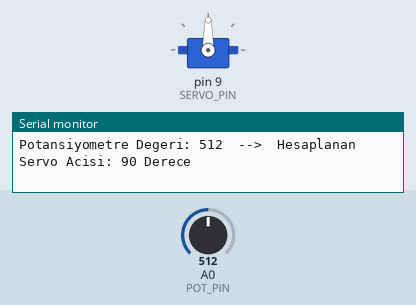
A sketch run on a simulated Arduino Uno, built with avr-gcc and run on an emulated ATmega328P. Shown: servo, the last lines printed to the serial monitor. The test bench sets the inputs (shaded band); at power-on: A0 (POT_PIN) = 512.

Above: at 1.2 s.
1.3 s: A0 (POT_PIN) set to 556
At 2.1 s:
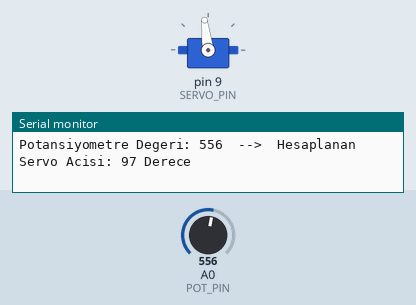
2.8 s: A0 (POT_PIN) set to 579
At 3.9 s:
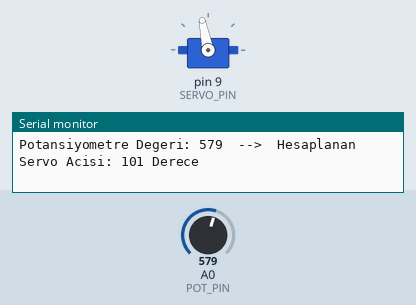
4.3 s: A0 (POT_PIN) set to 306
At 5.3 s:
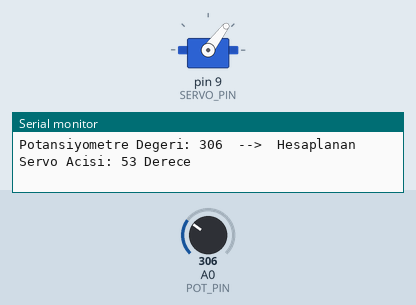
5.8 s: A0 (POT_PIN) set to 108
At 7.0 s:
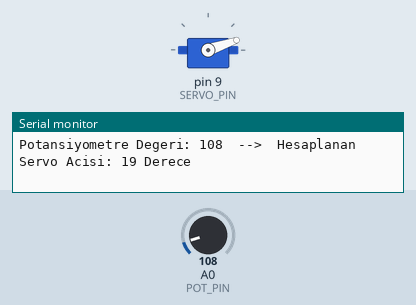
7.3 s: A0 (POT_PIN) set to 92
At 7.7 s:
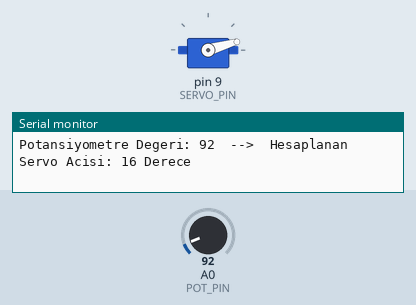
10.3 s: A0 (POT_PIN) set to 122
At 11.1 s:
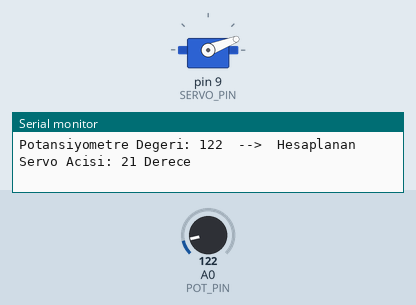
Timing chart, 0 to 12.8 s (numbered marks = the images above; inputs shaded):
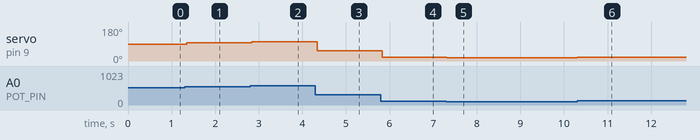

Measured:
- after the input at 1.3 s, servo on pin 9 (SERVO_PIN): 90° → 97° after 0.05 s
- after the input at 2.8 s, servo on pin 9 (SERVO_PIN): 97° → 101° at once
- after the input at 4.3 s, servo on pin 9 (SERVO_PIN): 101° → 53° at once
- after the input at 5.8 s, servo on pin 9 (SERVO_PIN): 53° → 19° at once
- after the input at 7.3 s, servo on pin 9 (SERVO_PIN): 19° → 16° at once
- after the input at 10.3 s, servo on pin 9 (SERVO_PIN): 16° → 21° at once

The sketch:

Sinif_5_Potansiyometre_Servo.ino
```cpp
/* ==============================================================================
 * PROJE ADI: 5. Sınıf - Potansiyometre ile Servo Motor Açısı Kontrolü
 * HEDEF SEVİYE: 5. Sınıf (10-11 Yaş / Ortaokul Başlangıç - Robotik Mekanizmalar)
 *
 * PROJENİN AMACI VE ÇALIŞMA MANTIĞI:
 * Bu projede öğrenciler, robotik kollarda ve yönlendirme sistemlerinde kullanılan
 * hassas açılı motorların (Servo Motor) çalışma prensibini öğrenirler. Bir döner
 * direnç (Potansiyometre) ile açı komutu verilerek matematiksel ölçekleme (map fonksiyonu)
 * pratiği yapılır.
 *
 * ÇALIŞMA MANTIĞI:
 * 1. Potansiyometre çevrildikçe A0 analog pinine 0V ile 5V arasında gerilim iletir.
 * 2. Arduino "analogRead(A0)" ile bu sinyali okur (0 - 1023 sayısal aralığı).
 * 3. "map()" matematiksel fonksiyonu kullanılarak 0-1023 aralığı, servonun dönüş
 *    kapasitesi olan 0 - 180 dereceye dönüştürülür.
 * 4. Servo kütüphanesi (Servo.h) vasıtasıyla Pin 9 üzerinden üretilen PWM sinyali ile
 *    motor milinin tam olarak istenilen açıya kilitlenmesi sağlanır.
 *
 * GEREKLİ DEVRE ELEMANLARI LİSTESİ:
 * - 1 x Arduino Uno R3
 * - 1 x Breadboard
 * - 1 x TowerPro SG90 Mini Servo Motor (9g)
 * - 1 x 10k Ohm Döner Potansiyometre
 * - 7 x Erkek-Erkek Jumper Kablo
 * - 1 x USB Tip-B Kablo
 *
 * DETAYLI PİN BAĞLANTI TABLOSU:
 * -----------------------------------------------------------------------------
 * Arduino Pini       | Bileşen Bacağı          | Açıklama / Not
 * -----------------------------------------------------------------------------
 * 5V (Güç)           | Potansiyometre 1. Bacak | Potansiyometre pozitif besleme
 * A0 (Analog Giriş)  | Potansiyometre Orta Bacak| Ayarlanabilir voltaj çıkışı (Silecek)
 * GND (Toprak)       | Potansiyometre 3. Bacak | Potansiyometre toprak hattı
 * Pin 9 (PWM)        | Servo Sinyal Kablosu    | Turuncu veya Sarı renkli kablo
 * 5V (Güç)           | Servo Besleme Kablosu   | Kırmızı renkli orta kablo
 * GND (Toprak)       | Servo Toprak Kablosu    | Kahverengi veya Siyah kablo
 * -----------------------------------------------------------------------------
 *
 * GEREKLİ KÜTÜPHANELER:
 * - Servo.h (Arduino IDE içerisinde varsayılan olarak yüklü gelir, harici indirme gerekmez).
 * ============================================================================== */

#include <Servo.h> // Standart Arduino Servo kütüphanesini projeye dahil ediyoruz

// Pin Tanımlamaları
const int POT_PIN   = A0; // Potansiyometre analog okuma pini
const int SERVO_PIN = 9;  // Servo motor PWM sinyal pini

// Servo nesnesi oluşturuluyor
Servo myServo;

void setup() {
  // Servo motoru Pin 9'a bağlıyoruz
  myServo.attach(SERVO_PIN);

  // Bilgi amaçlı seri portu başlatıyoruz
  Serial.begin(9600);
  Serial.println("=========================================");
  Serial.println("Servo Motor Aci Kontrol Sistemi Hazir");
  Serial.println("=========================================");
}

void loop() {
  // 1. Adım: Potansiyometreden 0 ile 1023 arasındaki analog değeri oku
  int potValue = analogRead(POT_PIN);

  // 2. Adım: 0-1023 aralığındaki değeri 0-180 dereceye orantıla (map)
  int servoAngle = map(potValue, 0, 1023, 0, 180);

  // 3. Adım: Servo motoru hesaplanan açıya hareket ettir
  myServo.write(servoAngle);

  // 4. Adım: Seri porta anlık değerleri yazdır
  Serial.print("Potansiyometre Degeri: ");
  Serial.print(potValue);
  Serial.print("  -->  Hesaplanan Servo Acisi: ");
  Serial.print(servoAngle);
  Serial.println(" Derece");

  // Servonun mekanik olarak hedeflenen açıya ulaşması için kısa bir bekleme
  delay(15);
}
```
